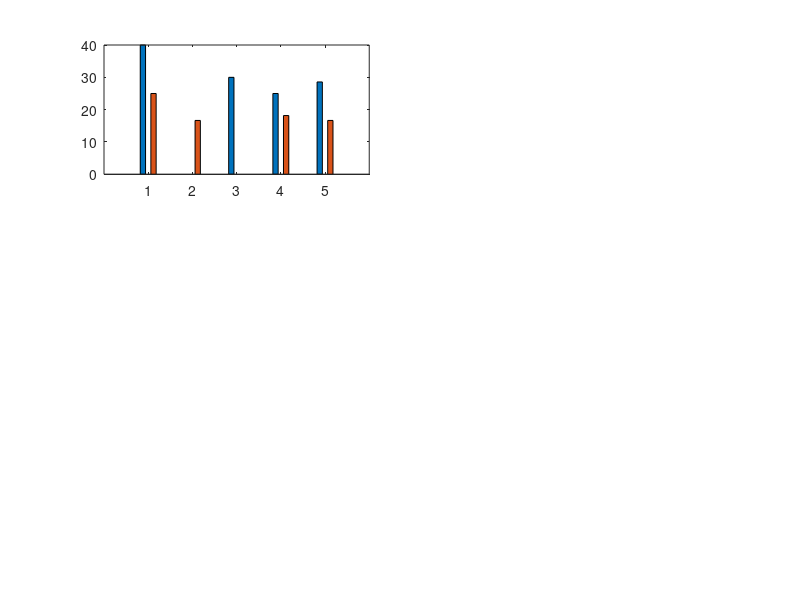

Write MATLAB code to recreate this figure. (Note: this script raises an error after producing the figure.)
%% =========================================================
%  Project 7: Optimization of Handover Mechanisms in 5G V2X
%  Step 3: LTE vs 5G Handover Efficiency Comparison
%% =========================================================

clc; clear; close all;

%% --- 1. SIMULATION PARAMETERS ---
sim_time  = 60;         % seconds
dt        = 0.1;
t         = 0:dt:sim_time;
nSteps    = length(t);

speeds_kmh = [60, 100, 120, 160, 200];
nSpeeds    = length(speeds_kmh);

% Base station layout (highway)
BS_positions = 0:300:3000;
nBS          = length(BS_positions);

%% --- 2. LTE vs 5G TECHNOLOGY PARAMETERS ---
%
%  Key differences:
%  - 5G has lower latency (faster X2/Xn interface)
%  - 5G has shorter TTT due to faster measurement reporting
%  - 5G uses higher frequency -> faster signal decay but beamforming gain
%  - LTE has larger coverage per cell but slower HO execution

tech(1).name          = 'LTE';
tech(1).freq_GHz      = 1.8;      % LTE Band 3
tech(1).Tx_dBm        = 46;
tech(1).TTT           = 0.160;    % 160ms TTT (3GPP TS 36.331)
tech(1).HO_prep_ms    = 50;       % ms
tech(1).HO_exec_ms    = 40;       % ms
tech(1).HO_margin_dB  = 3;
tech(1).coverage_m    = 500;
tech(1).color         = [0.2 0.4 0.8];   % Blue

tech(2).name          = '5G NR';
tech(2).freq_GHz      = 3.5;      % 5G n78 band
tech(2).Tx_dBm        = 46;
tech(2).TTT           = 0.040;    % 40ms TTT (3GPP TS 38.331)
tech(2).HO_prep_ms    = 10;       % ms
tech(2).HO_exec_ms    = 20;       % ms
tech(2).HO_margin_dB  = 3;
tech(2).coverage_m    = 300;
tech(2).color         = [0.85 0.33 0.1]; % Orange

nTech = length(tech);

%% --- 3. HELPER FUNCTIONS ---

function pl = path_loss(dist_m, freq_GHz)
    dist_m = max(dist_m, 1);
    pl = 28 + 22*log10(dist_m) + 20*log10(freq_GHz);
end

function rsrp = compute_RSRP(dist_m, Tx_dBm, freq_GHz)
    pl   = path_loss(dist_m, freq_GHz);
    rsrp = Tx_dBm - pl + randn()*2;
end

function p_fail = ho_failure_prob(speed_kmh, rsrp_dBm, ttt_s)
    % Faster TTT = fewer failures at high speed
    speed_factor  = speed_kmh / 200;
    signal_factor = max(0, (-rsrp_dBm - 90) / 50);
    ttt_factor    = ttt_s / 0.160;   % normalized to LTE TTT
    p_fail = min(0.05 + 0.25*speed_factor*ttt_factor + 0.15*signal_factor, 0.7);
end

function lat = ho_latency_ms(speed_kmh, success, prep_ms, exec_ms)
    base  = prep_ms + exec_ms;
    spd_p = speed_kmh * 0.05;
    if ~success
        lat = base * 3 + spd_p;
    else
        lat = base + spd_p;
    end
end

function tput = throughput_mbps(rsrp_dBm, during_ho, tech_name)
    % Shannon-like throughput estimate
    snr_dB  = rsrp_dBm + 120;           % rough SNR estimate
    snr_lin = 10^(snr_dB/10);
    bw_hz   = 20e6;                      % 20MHz bandwidth
    if strcmp(tech_name,'5G NR')
        bw_hz = 100e6;                   % 5G uses 100MHz
    end
    tput = (bw_hz * log2(1 + snr_lin)) / 1e6;  % Mbps
    if during_ho
        tput = tput * 0.1;  % 90% throughput drop during HO
    end
    tput = max(tput, 0);
end

%% --- 4. MAIN COMPARISON LOOP ---
fprintf('Running LTE vs 5G Handover Comparison...\n\n');

% Pre-allocate results
for ti = 1:nTech
    for si = 1:nSpeeds
        res(ti,si).nHO       = 0;
        res(ti,si).nFail     = 0;
        res(ti,si).fail_rate = 0;
        res(ti,si).avg_lat   = 0;
        res(ti,si).avg_tput  = 0;
        res(ti,si).latencies = [];
        res(ti,si).tputs     = [];
        res(ti,si).pp_count  = 0;  % ping-pong count
    end
end

for ti = 1:nTech
    T = tech(ti);
    for si = 1:nSpeeds
        speed_kmh = speeds_kmh(si);
        speed_ms  = speed_kmh / 3.6;
        veh_pos   = speed_ms * t;

        serving_BS  = 1;
        TTT_counter = 0;
        ttt_active  = false;
        candidate_BS= 0;
        last_HO_BS  = 0;

        ho_lats   = [];
        ho_succ   = [];
        tput_log  = zeros(1,nSteps);
        pp_count  = 0;
        in_ho     = false;
        ho_dur    = 0;

        for k = 1:nSteps
            pos      = veh_pos(k);
            dist_srv = abs(pos - BS_positions(serving_BS));
            rsrp_srv = compute_RSRP(dist_srv, T.Tx_dBm, T.freq_GHz);

            % Best neighbor RSRP
            rsrp_all = zeros(1,nBS);
            for b = 1:nBS
                d = abs(pos - BS_positions(b));
                rsrp_all(b) = compute_RSRP(d, T.Tx_dBm, T.freq_GHz);
            end
            rsrp_all(serving_BS) = -Inf;
            [rsrp_best, best_BS] = max(rsrp_all);

            % Throughput (drops during HO execution)
            tput_log(k) = throughput_mbps(rsrp_srv, in_ho, T.name);
            if in_ho
                ho_dur = ho_dur + dt;
                if ho_dur*1000 >= T.HO_exec_ms
                    in_ho  = false;
                    ho_dur = 0;
                end
            end

            % A3 Event
            if rsrp_best > rsrp_srv + T.HO_margin_dB
                if ~ttt_active
                    ttt_active   = true;
                    TTT_counter  = 0;
                    candidate_BS = best_BS;
                else
                    TTT_counter = TTT_counter + dt;
                end
            else
                ttt_active  = false;
                TTT_counter = 0;
            end

            % Handover trigger
            if ttt_active && TTT_counter >= T.TTT
                ttt_active  = false;
                TTT_counter = 0;

                p_fail  = ho_failure_prob(speed_kmh, rsrp_srv, T.TTT);
                success = rand() > p_fail;
                lat     = ho_latency_ms(speed_kmh, success, ...
                                        T.HO_prep_ms, T.HO_exec_ms);
                ho_lats(end+1) = lat;
                ho_succ(end+1) = success;

                % Ping-pong: HO back to previous BS within short time
                if success && candidate_BS == last_HO_BS
                    pp_count = pp_count + 1;
                end

                if success
                    last_HO_BS = serving_BS;
                    serving_BS = candidate_BS;
                    in_ho      = true;
                    ho_dur     = 0;
                end
            end
        end

        % Store
        nHO = length(ho_lats);
        res(ti,si).nHO       = nHO;
        res(ti,si).nFail     = sum(ho_succ == 0);
        res(ti,si).fail_rate = sum(ho_succ==0)/max(nHO,1)*100;
        res(ti,si).avg_lat   = mean(ho_lats);
        res(ti,si).avg_tput  = mean(tput_log);
        res(ti,si).latencies = ho_lats;
        res(ti,si).tputs     = tput_log;
        res(ti,si).pp_count  = pp_count;

        fprintf('[%s] Speed: %3d km/h | HOs: %2d | Fail: %.1f%% | Lat: %.1fms | Tput: %.1fMbps | PP: %d\n', ...
            T.name, speed_kmh, nHO, res(ti,si).fail_rate, ...
            res(ti,si).avg_lat, res(ti,si).avg_tput, pp_count);
    end
    fprintf('\n');
end

%% --- 5. EXTRACT METRICS FOR PLOTTING ---
fail_lte = [res(1,:).fail_rate];
fail_5g  = [res(2,:).fail_rate];
lat_lte  = [res(1,:).avg_lat];
lat_5g   = [res(2,:).avg_lat];
tput_lte = [res(1,:).avg_tput];
tput_5g  = [res(2,:).avg_tput];
pp_lte   = [res(1,:).pp_count];
pp_5g    = [res(2,:).pp_count];
nho_lte  = [res(1,:).nHO];
nho_5g   = [res(2,:).nHO];

x = 1:nSpeeds;
xlabels = arrayfun(@(s) sprintf('%d',s), speeds_kmh, 'UniformOutput', false);

%% --- 6. COMPARISON PLOTS ---
figure('Name','LTE vs 5G Handover Comparison','NumberTitle','off', ...
       'Position',[50 50 1400 950]);

%-- Plot 1: Failure Rate --
subplot(3,2,1);
b = bar(x, [fail_lte; fail_5g]', 0.6);
b(1).FaceColor = tech(1).color;
b(2).FaceColor = tech(2).color;
set(gca,'XTickLabel', xlabels);
xlabel('Speed (km/h)'); ylabel('Failure Rate (%)');
title('Handover Failure Rate'); legend('LTE','5G NR'); grid on;

%-- Plot 2: Average Latency --
subplot(3,2,2);
b = bar(x, [lat_lte; lat_5g]', 0.6);
b(1).FaceColor = tech(1).color;
b(2).FaceColor = tech(2).color;
set(gca,'XTickLabel', xlabels);
xlabel('Speed (km/h)'); ylabel('Latency (ms)');
title('Average Handover Latency'); legend('LTE','5G NR'); grid on;

%-- Plot 3: Average Throughput --
subplot(3,2,3);
b = bar(x, [tput_lte; tput_5g]', 0.6);
b(1).FaceColor = tech(1).color;
b(2).FaceColor = tech(2).color;
set(gca,'XTickLabel', xlabels);
xlabel('Speed (km/h)'); ylabel('Throughput (Mbps)');
title('Average Throughput'); legend('LTE','5G NR'); grid on;

%-- Plot 4: Ping-Pong Handovers --
subplot(3,2,4);
b = bar(x, [pp_lte; pp_5g]', 0.6);
b(1).FaceColor = tech(1).color;
b(2).FaceColor = tech(2).color;
set(gca,'XTickLabel', xlabels);
xlabel('Speed (km/h)'); ylabel('Ping-Pong Count');
title('Ping-Pong Handovers'); legend('LTE','5G NR'); grid on;

%-- Plot 5: Total Handovers --
subplot(3,2,5);
b = bar(x, [nho_lte; nho_5g]', 0.6);
b(1).FaceColor = tech(1).color;
b(2).FaceColor = tech(2).color;
set(gca,'XTickLabel', xlabels);
xlabel('Speed (km/h)'); ylabel('Number of HOs');
title('Total Handovers'); legend('LTE','5G NR'); grid on;

%-- Plot 6: Latency Line Comparison --
subplot(3,2,6);
plot(speeds_kmh, lat_lte, 'b-o', 'LineWidth',2,'MarkerSize',7); hold on;
plot(speeds_kmh, lat_5g,  '-o',  'LineWidth',2,'MarkerSize',7, ...
     'Color', tech(2).color);
xlabel('Speed (km/h)'); ylabel('Latency (ms)');
title('Latency Trend: LTE vs 5G NR');
legend('LTE','5G NR','Location','northwest'); grid on;

sgtitle('Step 3: LTE vs 5G NR Handover Efficiency Comparison — 5G V2X');

%% --- 7. IMPROVEMENT SUMMARY TABLE ---
fprintf('============================================================\n');
fprintf('        LTE vs 5G NR — PERFORMANCE IMPROVEMENT SUMMARY\n');
fprintf('============================================================\n');
fprintf('%-12s | %-10s %-10s | %-10s %-10s | %-12s\n', ...
    'Speed(km/h)','LTE Fail%','5G Fail%','LTE Lat ms','5G Lat ms','Lat Improve%');
fprintf('%s\n', repmat('-',1,68));
for si = 1:nSpeeds
    lat_imp = (lat_lte(si) - lat_5g(si)) / lat_lte(si) * 100;
    fprintf('%-12d | %-10.1f %-10.1f | %-10.1f %-10.1f | %-12.1f\n', ...
        speeds_kmh(si), fail_lte(si), fail_5g(si), ...
        lat_lte(si), lat_5g(si), lat_imp);
end
fprintf('============================================================\n');
fprintf('\nAvg Throughput — LTE: %.1f Mbps | 5G NR: %.1f Mbps\n', ...
    mean(tput_lte), mean(tput_5g));
fprintf('Avg Latency    — LTE: %.1f ms   | 5G NR: %.1f ms\n', ...
    mean(lat_lte),  mean(lat_5g));
fprintf('Overall Latency Improvement: %.1f%%\n', ...
    (mean(lat_lte)-mean(lat_5g))/mean(lat_lte)*100);
